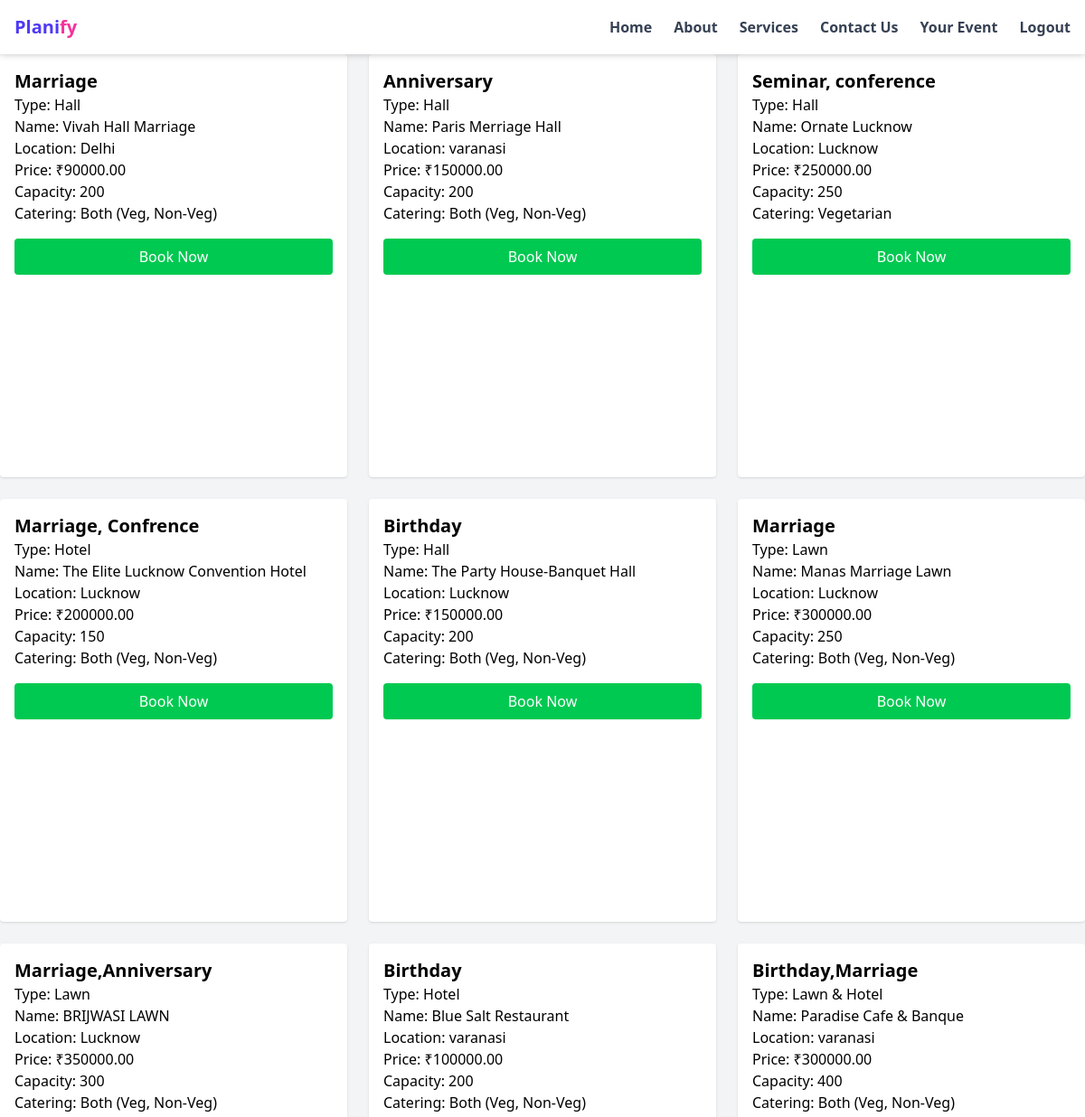
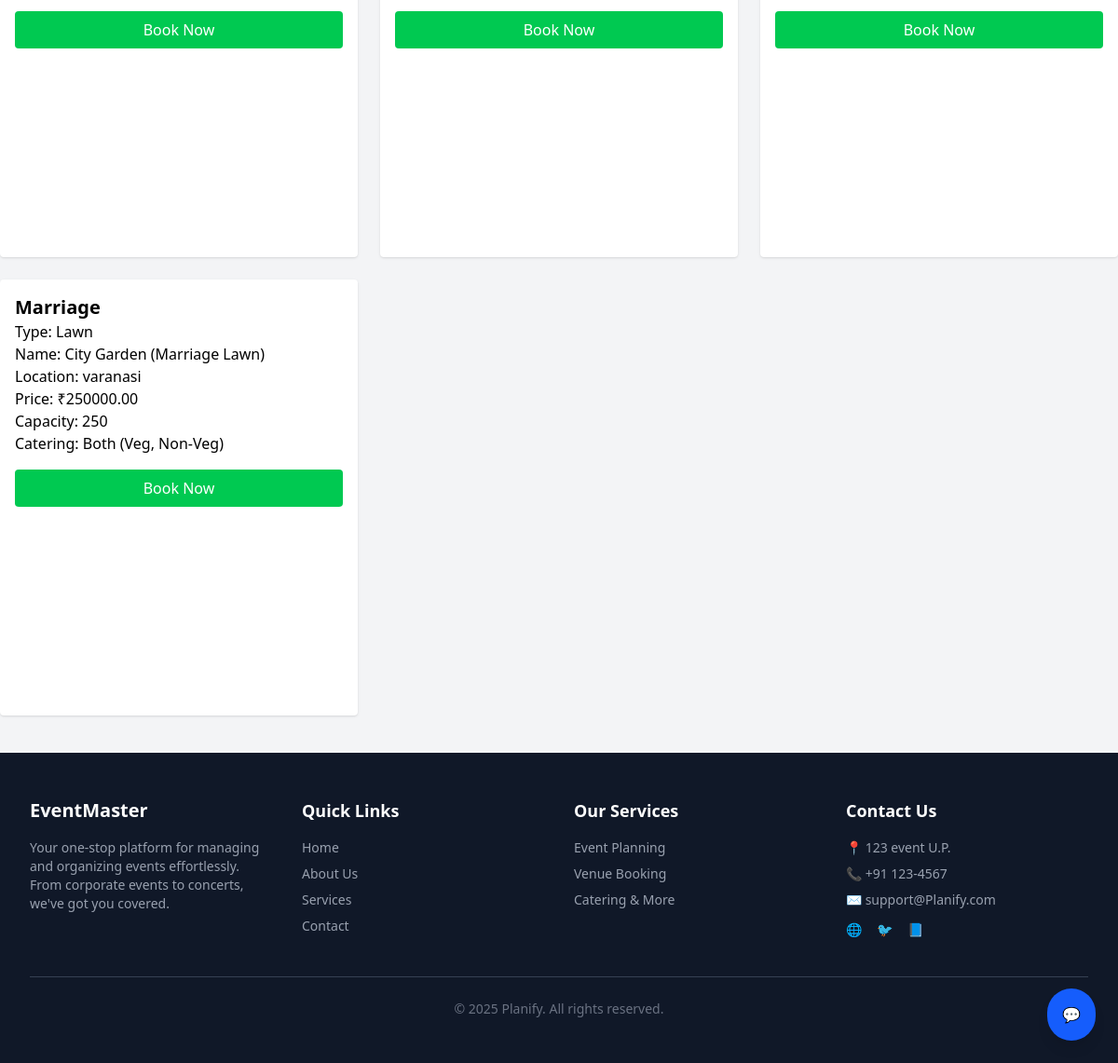
/search/ (signed in), run on the app's committed database (2 pictures, top to bottom).
### myapp/models.py (models this page shows, shortened)
class Venue(models.Model):
    VENUE_TYPES = [
        ('hall', 'Hall'),
        ('hotel', 'Hotel'),
        ('lawn', 'Lawn'),
        ('lawn & hotel', 'Lawn & Hotel'),
    ]
    for_booking= models.CharField(max_length=100)
    facilitator= models.CharField(max_length=300,null=True,blank=True)
    venue_type = models.CharField(max_length=100, choices=VENUE_TYPES)
    location = models.CharField(max_length=255)
    latitude = models.FloatField(blank=True, null=True)
    longitude = models.FloatField(blank=True, null=True)
    price = models.DecimalField(max_digits=10, decimal_places=2)
    capacity = models.IntegerField()
    catering = models.ManyToManyField(CateringOption)

class CateringOption(models.Model):
    name = models.CharField(max_length=100)
    def __str__(self):
        return self.name

### myapp/views.py (the view)
# urls.py: path('search/', Search, name='search'),
def Search(request):
    venue_type = request.GET.get('venue_type')
    location = request.GET.get('location')
    min_price = request.GET.get('min_price')
    max_price = request.GET.get('max_price')
    attendees = request.GET.get('attendees')
    catering = request.GET.get('catering')
    venues = Venue.objects.all()
    if " ":
        messages.warning(request,"please chooose all fileds")
    if location:
        venues = venues.filter(location=location)
    if venue_type:
        venues = venues.filter(venue_type=venue_type)
    if min_price:
        venues = venues.filter(price__gte=min_price)
    if max_price:
        venues = venues.filter(price__lte=max_price)
    if attendees:
        venues = venues.filter(capacity__gte=attendees)
    if catering:
        venues = venues.filter(catering__id=catering)
    return render(request, 'results.html', {'venues': venues,'GOOGLE_MAPS_API_KEY': settings.GOOGLE_MAPS_API_KEY})

### myapp/templates/results.html (shortened to what this page needs)
{% extends "base.html" %}
{% load static %}
{% block content %}
<div class="grid grid-cols-1 sm:grid-cols-2 lg:grid-cols-3 gap-6">
    {% for venue in venues %}
        <div class="bg-white p-4 rounded shadow flex flex-col justify-between">
            <div>
                <h2 class="text-xl font-semibold">{{ venue.for_booking }}</h2>
                <p>Type: {{ venue.get_venue_type_display }}</p>
                <p>Name: {{ venue.facilitator}}</p>
                <p>Location: {{ venue.location }}</p>
                <p>Price: ₹{{ venue.price }}</p>
                <p>Capacity: {{ venue.capacity }}</p>
                <p>Catering: {{ venue.catering.all|join:', ' }}</p>
            </div>
            <a href="{% url 'book_event' venue.id %}" class="mt-4 inline-block bg-green-500 text-white px-4 py-2 rounded text-center">Book Now</a>
            <div id="map-{{ venue.id }}" class="w-full h-48 mt-4 rounded"></div>
        </div>
    {% endfor %}
</div>
{% endblock content %}

### data on the page
Venue: for_booking "Marriage", venue_type "Hall", facilitator "Vivah Hall Marriage", location "Delhi", price "90000.00", capacity "200", catering.all "Both (Veg, Non-Veg)"
Venue: for_booking "Anniversary", venue_type "Hall", facilitator "Paris Merriage Hall", location "varanasi", price "150000.00", capacity "200", catering.all "Both (Veg, Non-Veg)"
Venue: for_booking "Seminar, conference", venue_type "Hall", facilitator "Ornate Lucknow", location "Lucknow", price "250000.00", capacity "250", catering.all "Vegetarian"
Venue: for_booking "Marriage, Confrence", venue_type "Hotel", facilitator "The Elite Lucknow Convention Hotel", location "Lucknow", price "200000.00", capacity "150", catering.all "Both (Veg, Non-Veg)"
Venue: for_booking "Birthday", venue_type "Hall", facilitator "The Party House-Banquet Hall", location "Lucknow", price "150000.00", capacity "200", catering.all "Both (Veg, Non-Veg)"
Venue: for_booking "Marriage", venue_type "Lawn", facilitator "Manas Marriage Lawn", location "Lucknow", price "300000.00", capacity "250", catering.all "Both (Veg, Non-Veg)"
Venue: for_booking "Marriage,Anniversary", venue_type "Lawn", facilitator "BRIJWASI LAWN", location "Lucknow", price "350000.00", capacity "300", catering.all "Both (Veg, Non-Veg)"
Venue: for_booking "Birthday", venue_type "Hotel", facilitator "Blue Salt Restaurant", location "varanasi", price "100000.00", capacity "200", catering.all "Both (Veg, Non-Veg)"
Venue: for_booking "Birthday,Marriage", venue_type "Lawn & Hotel", facilitator "Paradise Cafe & Banque", location "varanasi", price "300000.00", capacity "400", catering.all "Both (Veg, Non-Veg)"
Venue: for_booking "Marriage", venue_type "Lawn", facilitator "City Garden (Marriage Lawn)", location "varanasi", price "250000.00", capacity "250", catering.all "Both (Veg, Non-Veg)"
